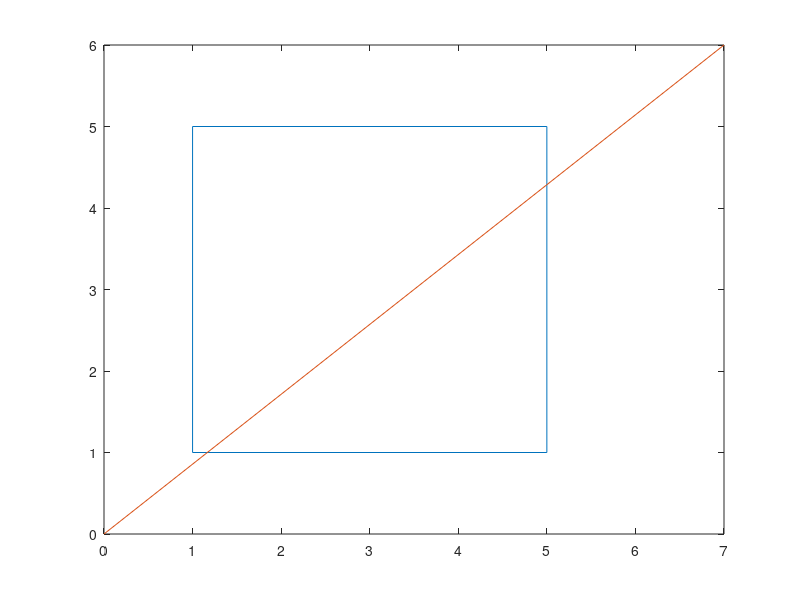

The MATLAB source for this figure: (Note: this script raises an error after producing the figure.)
clc;
clear ALL;
addpath('src');

x1 = [1 5 5 1 1];
y1 = [1 1 5 5 1];
%figure;
plot(x1,y1);
hold on;
x2 = [0 7];
y2 = [0 6];
plot(x2,y2);
[xi, yi] = polyxpoly(x1,y1,x2,y2,'unique') ;

plot(xi,yi,'*r');
